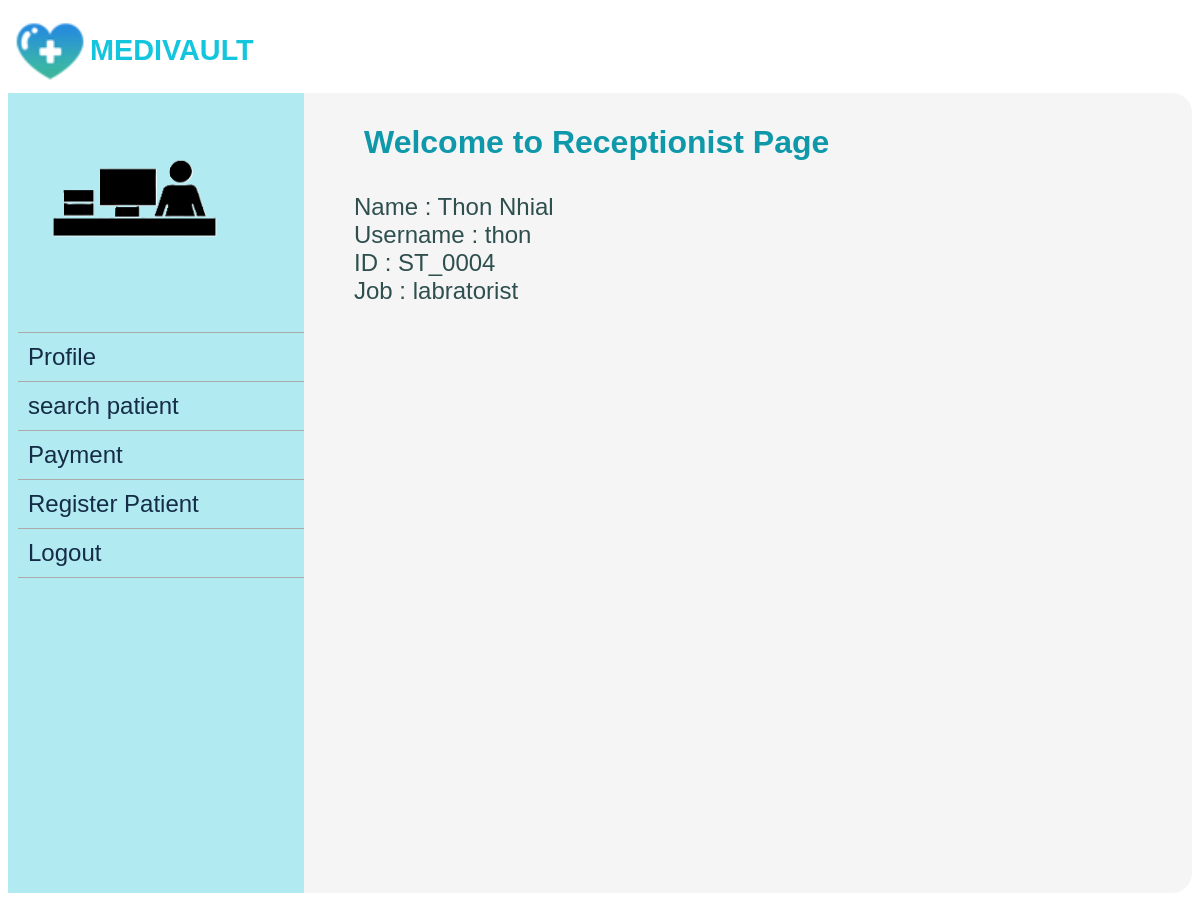
The app's page /Receptionist/home.php (signed in) with its own data.
### tables this page shows
CREATE TABLE `staff` (
  `id` varchar(20) NOT NULL,
  `name` varchar(25) NOT NULL,
  `username` varchar(30) NOT NULL,
  `password` varchar(20) NOT NULL,
  `department` varchar(25) NOT NULL
);

### Receptionist/home.php (the view)
<?php
include("header.php");
?>
<?php
if (isset($_SESSION['username']) && isset($_SESSION['password'])) {
    include('db_connection.php');
    $sql = "SELECT  * FROM staff WHERE id='" . $_SESSION['id'] . "'";
    $result = mysqli_query($con, $sql);
    if ($result) {
        $data = mysqli_fetch_array($result);
        if ($data) {
            echo "<font size='5' color='darkslategrey' >Name : " . $data['name'] . "</font><br>";
            echo "<font size='5' color='darkslategrey' >Username : " . $data['username'] . "</font><br>";
            echo "<font size='5' color='darkslategrey' >ID : " . $data['id'] . "</font><br>";
            echo "<font size='5' color='darkslategrey' >Job : " . $data['department'] . "</font><br>";
        } else {
            echo "User data not found.";
        }
    } else {
        die("Query Failed: " . mysqli_error($con));
    }
} else {
    $_SESSION['logintest'] = "Please enter login";
    header('location: signin.php');
    exit();
}
?>
<?php
include("footer.php");
?>

### Receptionist/dashboard.css (style rules this page uses)
* { font-family: 'poppons', sans-serif; box-sizing: border-box; }

### records on screen
staff: name "Thon Nhial", username "thon", id "ST_0004", department "labratorist"
